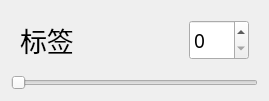
<?xml version="1.0" encoding="UTF-8"?>
<ui version="4.0">
 <class>OptionBlock</class>
 <widget class="QWidget" name="OptionBlock">
  <property name="geometry">
   <rect>
    <x>0</x>
    <y>0</y>
    <width>269</width>
    <height>94</height>
   </rect>
  </property>
  <property name="windowTitle">
   <string>Form</string>
  </property>
  <layout class="QVBoxLayout" name="verticalLayout">
   <item>
    <widget class="QWidget" name="widget" native="true">
     <layout class="QHBoxLayout" name="horizontalLayout">
      <item>
       <widget class="QLabel" name="label">
        <property name="font">
         <font>
          <family>等线</family>
          <pointsize>20</pointsize>
         </font>
        </property>
        <property name="text">
         <string>标签</string>
        </property>
       </widget>
      </item>
      <item>
       <widget class="QSpinBox" name="spinBox">
        <property name="sizePolicy">
         <sizepolicy hsizetype="Fixed" vsizetype="Minimum">
          <horstretch>0</horstretch>
          <verstretch>0</verstretch>
         </sizepolicy>
        </property>
        <property name="minimumSize">
         <size>
          <width>60</width>
          <height>0</height>
         </size>
        </property>
        <property name="font">
         <font>
          <family>Agency FB</family>
          <pointsize>14</pointsize>
         </font>
        </property>
       </widget>
      </item>
     </layout>
    </widget>
   </item>
   <item>
    <widget class="QSlider" name="horizontalSlider">
     <property name="orientation">
      <enum>Qt::Horizontal</enum>
     </property>
    </widget>
   </item>
  </layout>
 </widget>
 <resources/>
 <connections/>
</ui>
